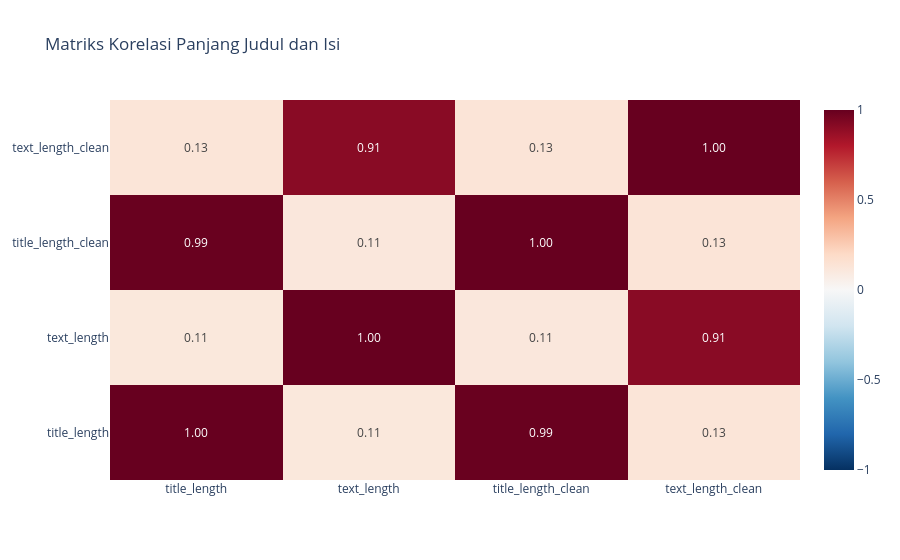

Notebook source saved alongside this figure:
### Markdown cell above
### Visualisasi 3: Korelasi Variabel Panjang Artikel

### Code cell
numeric_columns = [
    "title_length", "text_length",
    "title_length_clean", "text_length_clean",
]
correlation_values = [
    [eda_sample.select(pl.corr(row, column)).item() for column in numeric_columns]
    for row in numeric_columns
]

fig3 = go.Figure(go.Heatmap(
    z=correlation_values,
    x=numeric_columns,
    y=numeric_columns,
    zmin=-1,
    zmax=1,
    colorscale="RdBu_r",
    text=[[f"{value:.2f}" for value in row] for row in correlation_values],
    texttemplate="%{text}",
    hovertemplate="%{y} vs %{x}<br>Korelasi=%{z:.3f}<extra></extra>",
))
fig3.update_layout(title="Matriks Korelasi Panjang Judul dan Isi", template="plotly_white")
fig3.show(config={"displaylogo": False})

### Figure 1 — Plotly figure (JSON) as saved in the notebook; plotly's stock layout.template omitted (floating-point values rounded to 4 significant figures)
{"data": [{"colorscale": [[0, "rgb(5,48,97)"], [0.1, "rgb(33,102,172)"], [0.2, "rgb(67,147,195)"], [0.3, "rgb(146,197,222)"], [0.4, "rgb(209,229,240)"], [0.5, "rgb(247,247,247)"], [0.6, "rgb(253,219,199)"], [0.7, "rgb(244,165,130)"], [0.8, "rgb(214,96,77)"], [0.9, "rgb(178,24,43)"], [1, "rgb(103,0,31)"]], "hovertemplate": "%{y} vs %{x}<br>Korelasi=%{z:.3f}<extra></extra>", "text": [["1.00", "0.11", "0.99", "0.13"], ["0.11", "1.00", "0.11", "0.91"], ["0.99", "0.11", "1.00", "0.13"], ["0.13", "0.91", "0.13", "1.00"]], "texttemplate": "%{text}", "type": "heatmap", "x": ["title_length", "text_length", "title_length_clean", "text_length_clean"], "y": ["title_length", "text_length", "title_length_clean", "text_length_clean"], "z": [[1, 0.1106, 0.9938, 0.1298], [0.1106, 1, 0.1143, 0.9081], [0.9938, 0.1143, 1, 0.1337], [0.1298, 0.9081, 0.1337, 1]], "zmax": 1, "zmin": -1}], "layout": {"title": {"text": "Matriks Korelasi Panjang Judul dan Isi"}}}
